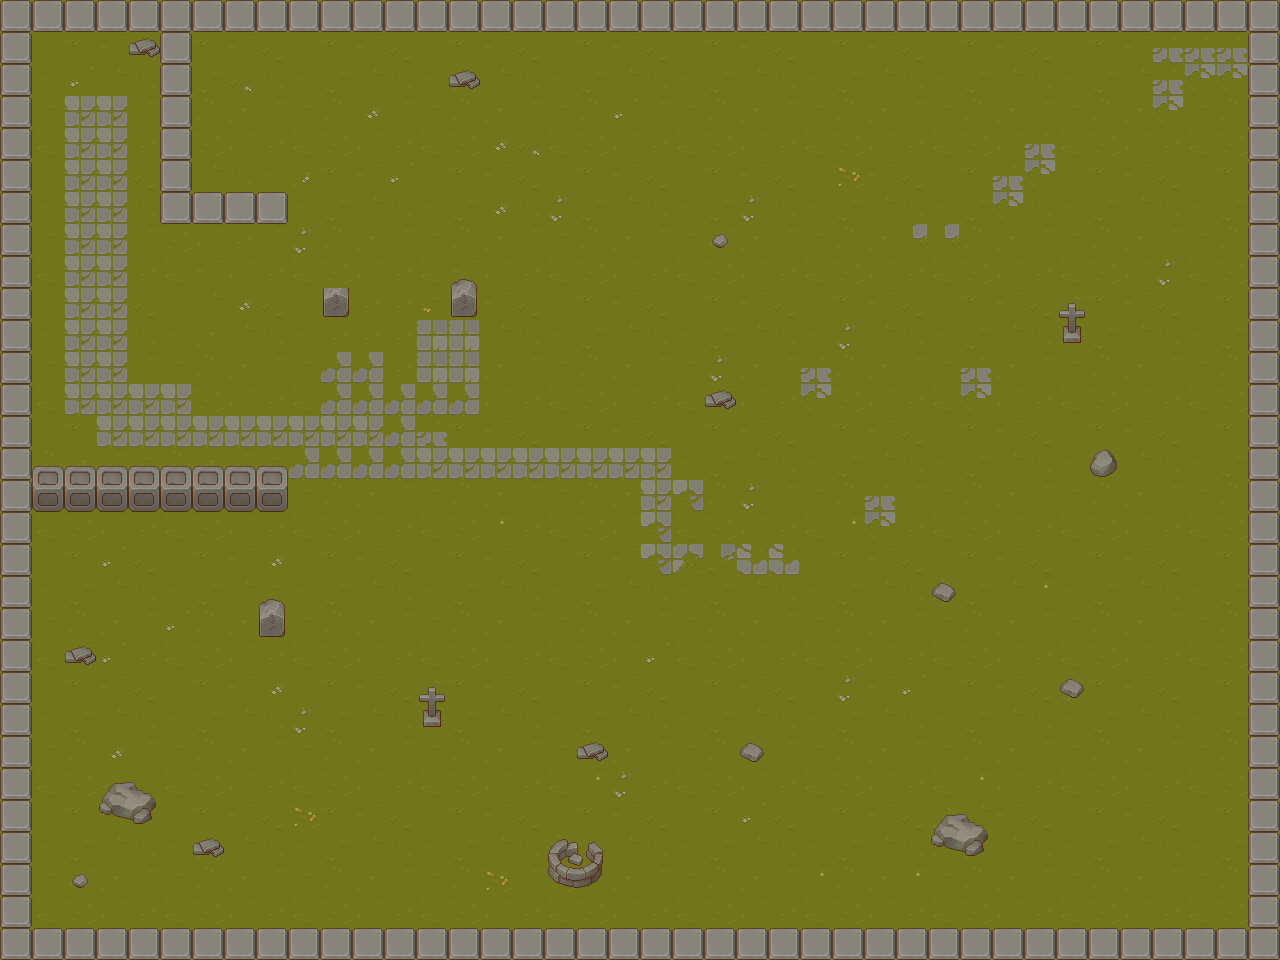

A 2D game scene composited from a Tiled map and its tileset images. What follows is a short description and the map's XML, with each tile layer's data collapsed to a summary:
An orthogonal 40x30 tile map with 32x32 px tiles, 2 tile layers (Capa de patrones 2, Capa de patrones 1), 3 tilesets and 8 objects.

<map version="1.10" tiledversion="1.11.0" orientation="orthogonal" renderorder="right-down" width="40" height="30" tilewidth="32" tileheight="32" infinite="0" nextlayerid="4" nextobjectid="10">
 <tileset firstgid="1" source="stone32.tsx" />
 <tileset firstgid="65" source="plaza32.tsx" />
 <tileset firstgid="129" source="objects32.tsx" />
 <layer id="2" name="Capa de patrones 2" width="40" height="30">
  <data>[1200 cells, 1200 non-empty, 16 distinct tile ids]</data>
 </layer>
 <layer id="1" name="Capa de patrones 1" width="40" height="30">
  <data>[1200 cells, 1192 non-empty, 54 distinct tile ids]</data>
 </layer>
 <objectgroup id="3" name="colision">
  <object id="1" x="2" y="-12" width="1278" height="40" />
  <object id="2" x="1250" y="0" width="30" height="960" />
  <object id="3" x="0" y="927" width="1250" height="33" />
  <object id="4" x="1" y="1" width="29" height="926" />
  <object id="5" x="31.3333" y="466.667" width="256" height="44" />
  <object id="6" x="160" y="27.3333" width="31.6667" height="196.667" />
  <object id="7" x="190.667" y="191" width="97.6667" height="32.3333" />
  <object id="9" x="323.333" y="292" width="28" height="26.6667" />
 </objectgroup>
</map>
